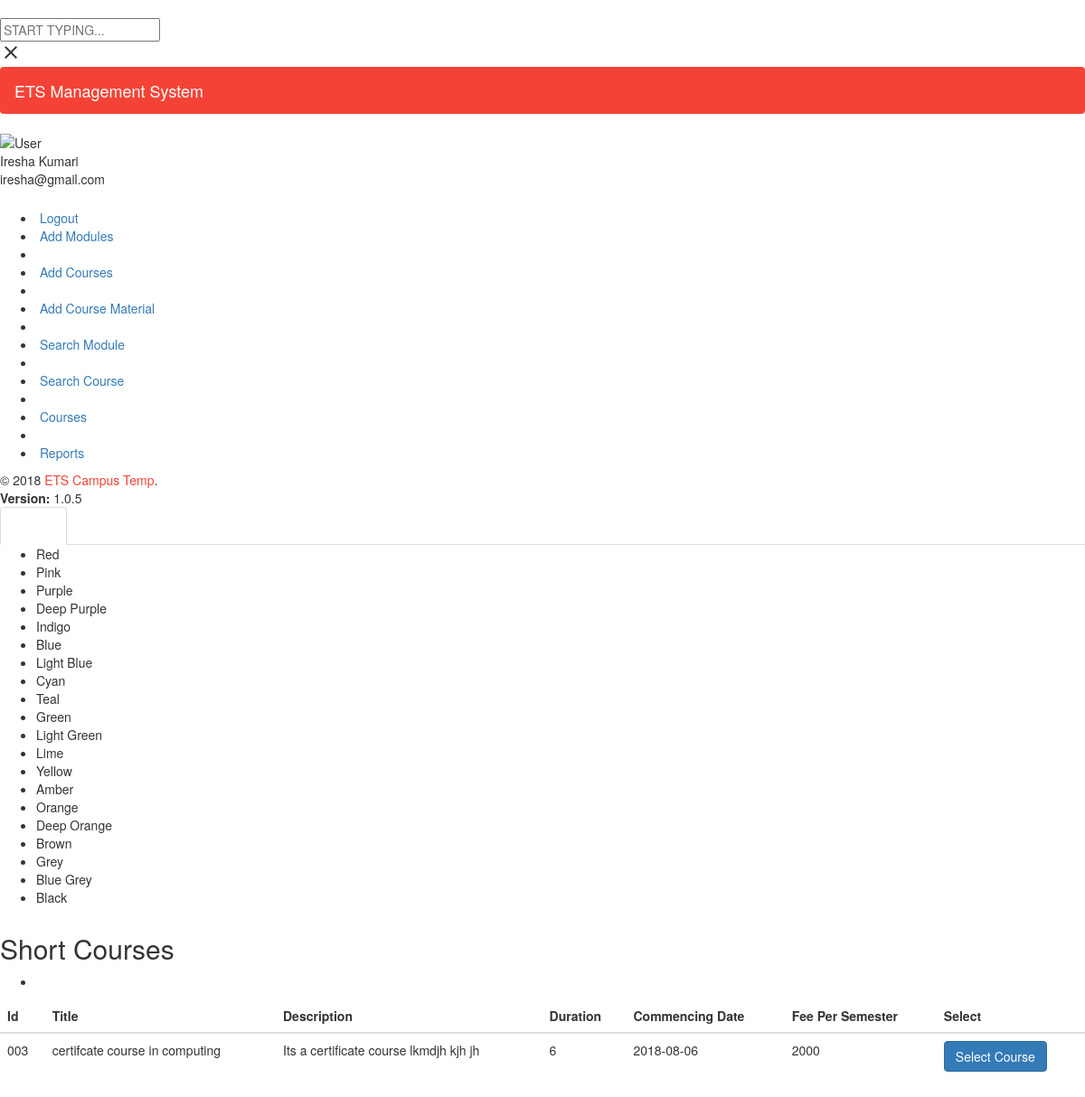
The page /course_management_system/ShortCourse.php on the database its author committed.
### tables this page shows
CREATE TABLE `course` (
  `courseID` varchar(10) NOT NULL,
  `cName` varchar(100) NOT NULL,
  `description` varchar(500) NOT NULL,
  `preQualification` varchar(100) NOT NULL,
  `postQualification` varchar(100) NOT NULL,
  `duration` int(11) NOT NULL,
  `commencingDate` date NOT NULL,
  `feePerSemester` double NOT NULL,
  `category` tinyint(1) NOT NULL,
  `dateUpdated` timestamp NOT NULL DEFAULT CURRENT_TIMESTAMP ON UPDATE CURRENT_TIMESTAMP
);

### course_management_system/ShortCourse.php (the view, shortened to what this page needs)
<!DOCTYPE html>
<html>
	<?php include 'static/head.php';?>
<head>
    <link href="plugins/bootstrap/css/bootstrap.css" rel="stylesheet">
    <link href="plugins/node-waves/waves.css" rel="stylesheet" />
    <link href="plugins/animate-css/animate.css" rel="stylesheet" />
    <link href="plugins/bootstrap-colorpicker/css/bootstrap-colorpicker.css" rel="stylesheet" />
    <link href="plugins/dropzone/dropzone.css" rel="stylesheet">
    <link href="plugins/multi-select/css/multi-select.css" rel="stylesheet">
    <link href="plugins/jquery-spinner/css/bootstrap-spinner.css" rel="stylesheet">
    <link href="plugins/bootstrap-tagsinput/bootstrap-tagsinput.css" rel="stylesheet">
    <link href="plugins/bootstrap-select/css/bootstrap-select.css" rel="stylesheet" />
    <link href="plugins/nouislider/nouislider.min.css" rel="stylesheet" />
    <link href="css/style.css" rel="stylesheet">
    <link href="css/themes/all-themes.css" rel="stylesheet" />
</head>
<body class="theme-red">
    <?php include 'static/searchbar.php';?>
    <?php include 'static/topnav.php';?>
    <section>
        <aside id="leftsidebar" class="sidebar">
			<?php include 'static/userinfo.php';?>
			<?php include 'static/menu.php';?>
            <?php include 'static/footer.php';?>
        </aside>
        <?php include 'static/rightsidebar.php';?>
    </section>
    <section class="content">
            <div class="row clearfix">
                <div class="col-lg-12 col-md-12 col-sm-12 col-xs-12">
                    <div class="card">
                        <div class="header">
                            <h2>
                               Short Courses
                            </h2>
                            <ul class="header-dropdown m-r--5">
                                <li class="dropdown">
                                </li>
                            </ul>
                        </div>
<div class="body table-responsive">
                            <table class="table table-hover">
                                <thead>
                                    <tr>
                                        <th>Id</th>
                                        <th>Title </th>
                                        <th>Description </th>
                                        <th>Duration</th>
										<th>Commencing Date</th>
										<th>Fee Per Semester</th>
										<th>Select</th>
                                    </tr>
                                </thead>
                                <tbody>
                                   	<?php
		$query2=mysqli_query($conn,"select courseID,cName,description,duration,commencingDate,feePerSemester from course where category=3");
		while($row2=mysqli_fetch_array($query2)){
			?>
                                        <tr>
                                            <td><?php echo $row2['courseID']; ?></td>
                                            <td><?php echo $row2['cName']; ?></td>
											<td><?php echo $row2['description']; ?></td>
											<td><?php echo $row2['duration']; ?></td>
											<td><?php echo $row2['commencingDate']; ?></td>
											<td><?php echo $row2['feePerSemester']; ?></td>
											<td><button class="btn btn-primary">Select Course</button> </td>
                                        </tr>
	<?php
		}
	?>
                                </tbody>
                            </table>
                        </div>
                    </div>
                </div>
            </div>
    </section>
</body>
</html>

### rows shown on the page
course: courseID "003", cName "certifcate course in computing", description "Its a certificate course lkmdjh kjh jh", duration "6", commencingDate "2018-08-06", feePerSemester "2000"

### other values the page prints
$settingsArr['System_Name'] "ETS Management System"
$settingsArr['Owner'] "ETS Campus Temp"
